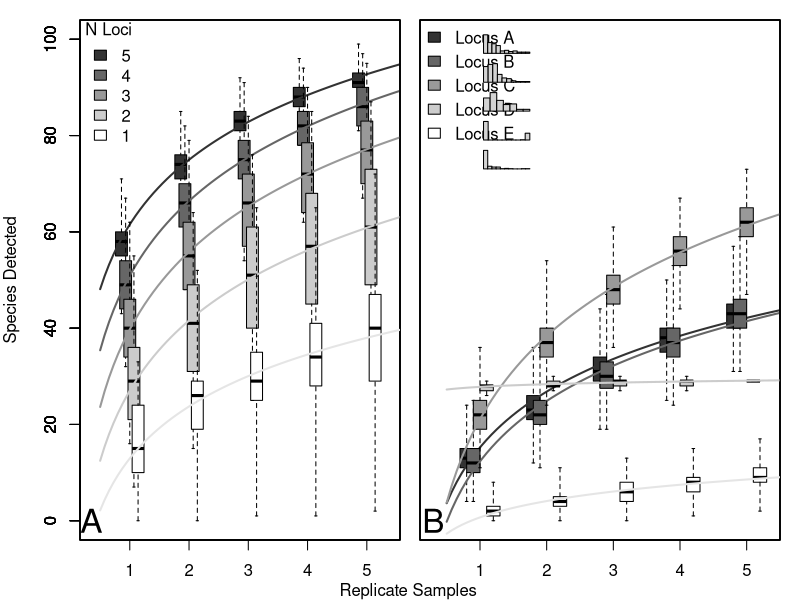

R code for this plot:
#5-locus simulation; eDNA binomial occupancy probability assuming variable detection rate (per-locus, per-species) and a false positive detection rate of 0. See Kelly et al. for details.
library(vegan); library(grid); library(Hmisc) #load libraries
set.seed(95) #for reproducibility
setwd("/Users/rpk/GoogleDrive/Kelly_Lab/Projects/MultiLocus_PugetSound/Figures") #folder for writing figure

Nsimulations=1000 #number of simulations to carry out
Nspecies = 100 #number of species present in hypothetical community. This is the theoretical maximum number of species to be detected.
Nreplicates = 5 #max number of biological replicates (e.g., simulated individual water samples) in simulated survey

#Assign detection probabilities
p11_A<-rbeta(Nspecies, 1,5)  #assign p11_A (i.e., the probability of true detection using locus A) for each of Nspecies species, such that most species have a low probability of detection, and about a third of them have a zero probability of dection with locus A
p11_B<-p11_B<-rbeta(Nspecies, 1.5,10)  #the distribution of probs is skewed left, but less so
p11_C<-rbeta(Nspecies, 1.5,5) #about 20% of them have a zero probability of dection with locus C, but most species are still below .2 probability
p11_D<-rbeta(Nspecies, .01,.04) #more than 70% of them have a zero probability of dection with locus D, several are nearly 100%
p11_E<-rbeta(Nspecies, .2,10) #about 90% of them have a zero probability of dection with locus E, and a very few have nearly 100% detection probability



####Multilocus Case (figure left panel)
#######################################
singleLocus.df<-as.data.frame(matrix(NA, nrow=Nsimulations, ncol= Nreplicates))
	for (j in 1: Nreplicates){
		for (i in 1:Nsimulations){singleLocus.df[i,j]<-specnumber(data.frame(rbinom(Nspecies,j,p11_A),rbinom(Nspecies,j,p11_B),rbinom(Nspecies,j,p11_C),rbinom(Nspecies,j,p11_D),rbinom(Nspecies,j,p11_E))[,sample(1:5,1)])
			}	
		}
twoLocus.df<-as.data.frame(matrix(NA, nrow=Nsimulations, ncol=Nreplicates))
	for (j in 1:Nreplicates){
		for (i in 1:Nsimulations){twoLocus.df[i,j]<-specnumber(rowSums(data.frame(rbinom(Nspecies,j,p11_A),rbinom(Nspecies,j,p11_B),rbinom(Nspecies,j,p11_C),rbinom(Nspecies,j,p11_D),rbinom(Nspecies,j,p11_E))[,sample(1:5,2)]))
			}	
		}
threeLocus.df<-as.data.frame(matrix(NA, nrow=Nsimulations, ncol=Nreplicates))
for (j in 1:Nreplicates){
	for (i in 1:Nsimulations){threeLocus.df[i,j]<-specnumber(rowSums(data.frame(rbinom(Nspecies,j,p11_A),rbinom(Nspecies,j,p11_B),rbinom(Nspecies,j,p11_C),rbinom(Nspecies,j,p11_D),rbinom(Nspecies,j,p11_E))[,sample(1:5,3)]))
		}	
	}
fourLocus.df <-as.data.frame(matrix(NA, nrow=Nsimulations, ncol=Nreplicates))
for (j in 1:Nreplicates){
	for (i in 1:Nsimulations){fourLocus.df[i,j]<-specnumber(rowSums(data.frame(rbinom(Nspecies,j,p11_A),rbinom(Nspecies,j,p11_B),rbinom(Nspecies,j,p11_C),rbinom(Nspecies,j,p11_D),rbinom(Nspecies,j,p11_E))[,sample(1:5,4)]))
		}	
	}
fiveLocus.df<-as.data.frame(matrix(NA, nrow=Nsimulations, ncol=Nreplicates))
for (j in 1:Nreplicates){
	for (i in 1:Nsimulations){fiveLocus.df[i,j]<-specnumber(rowSums(data.frame(rbinom(Nspecies,j,p11_A),rbinom(Nspecies,j,p11_B),rbinom(Nspecies,j,p11_C),rbinom(Nspecies,j,p11_D),rbinom(Nspecies,j,p11_E))))
		}	
	}


####Single Case (figure right panel)
#######################################
locusA.df<-as.data.frame(matrix(NA, nrow=Nsimulations, ncol=Nreplicates))
	for (j in 1:Nreplicates){
		for (i in 1:Nsimulations){locusA.df[i,j]<-specnumber(rbinom(Nspecies,j,p11_A))
			}
	}
locusB.df<-as.data.frame(matrix(NA, nrow=Nsimulations, ncol=Nreplicates))
	for (j in 1:Nreplicates){
		for (i in 1:Nsimulations){locusB.df[i,j]<-specnumber(rbinom(Nspecies,j,p11_B))
			}
	}
locusC.df<-as.data.frame(matrix(NA, nrow=Nsimulations, ncol=Nreplicates))
	for (j in 1:Nreplicates){
		for (i in 1:Nsimulations){locusC.df[i,j]<-specnumber(rbinom(Nspecies,j,p11_C))
			}
	}
locusD.df<-as.data.frame(matrix(NA, nrow=Nsimulations, ncol=Nreplicates))
	for (j in 1:Nreplicates){
		for (i in 1:Nsimulations){locusD.df[i,j]<-specnumber(rbinom(Nspecies,j,p11_D))
			}
	}
locusE.df<-as.data.frame(matrix(NA, nrow=Nsimulations, ncol=Nreplicates))
	for (j in 1:Nreplicates){
		for (i in 1:Nsimulations){locusE.df[i,j]<-specnumber(rbinom(Nspecies,j,p11_E))
			}
	}


##PLOTTING
####PLOTTING
pdf("BinomSimulations.pdf",width=12, height=5)
par(mfrow=c(1,2))
par(mar=c(3,4,1,0))

##multi-locus case
shift=.07
boxplot(data.frame(fiveLocus.df), ylim=c(0,100), xaxt='n', xlab="Replicate Samples", ylab="Species Detected", col="grey20",at=c(1:5)-2*shift, boxwex=.2, staplewex=.2, outline=F, range=0)
	axis(1,1:5,labels=1:5)
			ydata= apply(data.frame(fiveLocus.df),2, median)
			xdata= c(1:5)-2*shift
			nls.mod=nls(ydata~a*log(xdata)+b, start=list(a=1, b=1))
				a=coefficients(nls.mod)[1] ; b=coefficients(nls.mod)[2]
			curve(a*log(x)+b, xlim=c(.5,8), add=T, col="grey20", lwd=2)

boxplot(data.frame(fourLocus.df), add=T, col='grey40', xaxt='n', at=c(1:5)-shift, boxwex=.2, staplewex=.2, outline=F, range=0)
			ydata= apply(data.frame(fourLocus.df),2, median)
			xdata= c(1:5)-shift
			nls.mod=nls(ydata~a*log(xdata)+b, start=list(a=1, b=1))
				a=coefficients(nls.mod)[1] ; b=coefficients(nls.mod)[2]
			curve(a*log(x)+b, xlim=c(.5,8), add=T, col="grey40", lwd=2)

boxplot(data.frame(threeLocus.df), add=T, col='grey60', xaxt='n', at=c(1:5), boxwex=.2, staplewex=.2, outline=F, range=0)
			ydata= apply(data.frame(threeLocus.df),2, median)
			xdata= c(1:5)
			nls.mod=nls(ydata~a*log(xdata)+b, start=list(a=1, b=1))
				a=coefficients(nls.mod)[1] ; b=coefficients(nls.mod)[2]
			curve(a*log(x)+b, xlim=c(.5,8), add=T, col="grey60", lwd=2)

boxplot(data.frame(twoLocus.df), add=T, col='grey80', xaxt='n', at=c(1:5)+shift, boxwex=.2, staplewex=.2, outline=F, range=0)
			ydata= apply(data.frame(twoLocus.df),2, median)
			xdata= c(1:5)+shift
			nls.mod=nls(ydata~a*log(xdata)+b, start=list(a=1, b=1))
				a=coefficients(nls.mod)[1] ; b=coefficients(nls.mod)[2]
			curve(a*log(x)+b, xlim=c(.5,8), add=T, col="grey80", lwd=2)

boxplot(data.frame(singleLocus.df), add=T, col='grey100', xaxt='n', at=c(1:5)+2*shift, boxwex=.2, staplewex=.2, outline=F, range=0)
			ydata= apply(data.frame(singleLocus.df),2, median)
			xdata= c(1:5)+2*shift
			nls.mod=nls(ydata~a*log(xdata)+b, start=list(a=1, b=1))
				a=coefficients(nls.mod)[1] ; b=coefficients(nls.mod)[2]
			curve(a*log(x)+b, xlim=c(.5,8), add=T, col="grey90", lwd=2)

legend(0.15,105,c('5','4', '3', '2', '1'), fill=c("grey20","grey40","grey60","grey80","grey100"), title="N Loci", bty='n')
text(.35, 0, "A", cex=2)

par(mar=c(3,1,1,1))
##single-locus case
shift=0.1
boxplot(data.frame(locusA.df), ylim=c(0,100), xaxt='n', yaxt="n", ylab="", xlab="Replicate Samples", col="grey20", at=c(1:5)-2*shift ,boxwex=.2, staplewex=.2, outline=F, range=0)
	axis(1,1:5,labels=1:5)
			ydata= apply(data.frame(locusA.df),2, median)
			xdata= c(1:5)-2*shift
			nls.mod=nls(ydata~a*log(xdata)+b, start=list(a=1, b=1))
				a=coefficients(nls.mod)[1] ; b=coefficients(nls.mod)[2]
			curve(a*log(x)+b, xlim=c(.5,8), add=T, col="grey20", lwd=2)

boxplot(data.frame(locusB.df), add=T, boxwex=.2, staplewex=.2, at=c(1:5)-shift, xaxt='n', yaxt="n", col="grey40", outline=F, range=0)
			ydata= apply(data.frame(locusB.df),2, median)
			xdata= c(1:5)-shift
			nls.mod=nls(ydata~a*log(xdata)+b, start=list(a=1, b=1))
				a=coefficients(nls.mod)[1] ; b=coefficients(nls.mod)[2]
			curve(a*log(x)+b, xlim=c(.5,8), add=T, col="grey40", lwd=2)
			
boxplot(data.frame(locusC.df), add=T,boxwex=.2, staplewex=.2, at=c(1:5), xaxt='n', yaxt="n", col="grey60", outline=F, range=0)
			ydata= apply(data.frame(locusC.df),2, median)
			xdata= c(1:5)
			nls.mod=nls(ydata~a*log(xdata)+b, start=list(a=1, b=1))
				a=coefficients(nls.mod)[1] ; b=coefficients(nls.mod)[2]
			curve(a*log(x)+b, xlim=c(.5,8), add=T, col="grey60", lwd=2)
			
boxplot(data.frame(locusD.df), add=T,boxwex=.2, staplewex=.2, at=c(1:5)+shift, yaxt="n", xaxt='n', col="grey80", outline=F)
			ydata= apply(data.frame(locusD.df),2, median)
			xdata= c(1:5)+shift
			nls.mod=nls(ydata~a*log(xdata)+b, start=list(a=1, b=1))
				a=coefficients(nls.mod)[1] ; b=coefficients(nls.mod)[2]
			curve(a*log(x)+b, xlim=c(.5,8), add=T, col="grey80", lwd=2)
			
boxplot(data.frame(locusE.df), add=T,boxwex=.2, staplewex=.2, at=c(1:5)+2*shift, yaxt="n", xaxt='n', col="grey100", outline=F, range=0)
			ydata= apply(data.frame(locusE.df),2, median)
			xdata= c(1:5)+2*shift
			nls.mod=nls(ydata~a*log(xdata)+b, start=list(a=1, b=1))
				a=coefficients(nls.mod)[1] ; b=coefficients(nls.mod)[2]
			curve(a*log(x)+b, xlim=c(.5,8), add=T, col="grey90", lwd=2)
			
legend(0,105,c('Locus A','Locus B', 'Locus C', 'Locus D', 'Locus E'), fill=c("grey20","grey40","grey60","grey80","grey100"), bty='n', y.intersp=1.2)
text(.3, 0, "B", cex=2)
mtext("Replicate Samples", side=1, line=2, outer=F, at=c(-0.08))

#add distributions of p11 values, if desired
 subplot(hist(p11_A,xaxt='n', yaxt='n', main="", ylab="", xlab=""), 1.4,99, size=c(.5,.2))
 subplot(hist(p11_B,xaxt='n', yaxt='n', main="", ylab="", xlab=""), 1.4,93, size=c(.5,.2))
 subplot(hist(p11_C,xaxt='n', yaxt='n', main="", ylab="", xlab=""), 1.4,87, size=c(.5,.2))
 subplot(hist(p11_D,xaxt='n', yaxt='n', main="", ylab="", xlab=""), 1.4,81, size=c(.5,.2))
 subplot(hist(p11_E,xaxt='n', yaxt='n', main="", ylab="", xlab=""), 1.4,75, size=c(.5,.2))
dev.off()


##Effect of going from 1 to 2 loci, single replicate
summary(singleLocus.df[,1]) #one locus, one replicate
summary(twoLocus.df[,1]) #two loci, one replicate

##Effect of going from 1 to 2 replicates, single locus  #Depends strongly on locus.
(median(locusC.df[,2])-median(locusC.df[,1]))/median(locusC.df[,1]) #best-case 68% increase
(median(locusD.df[,2])-median(locusD.df[,1]))/median(locusD.df[,1]) #worst-case 0% increase
